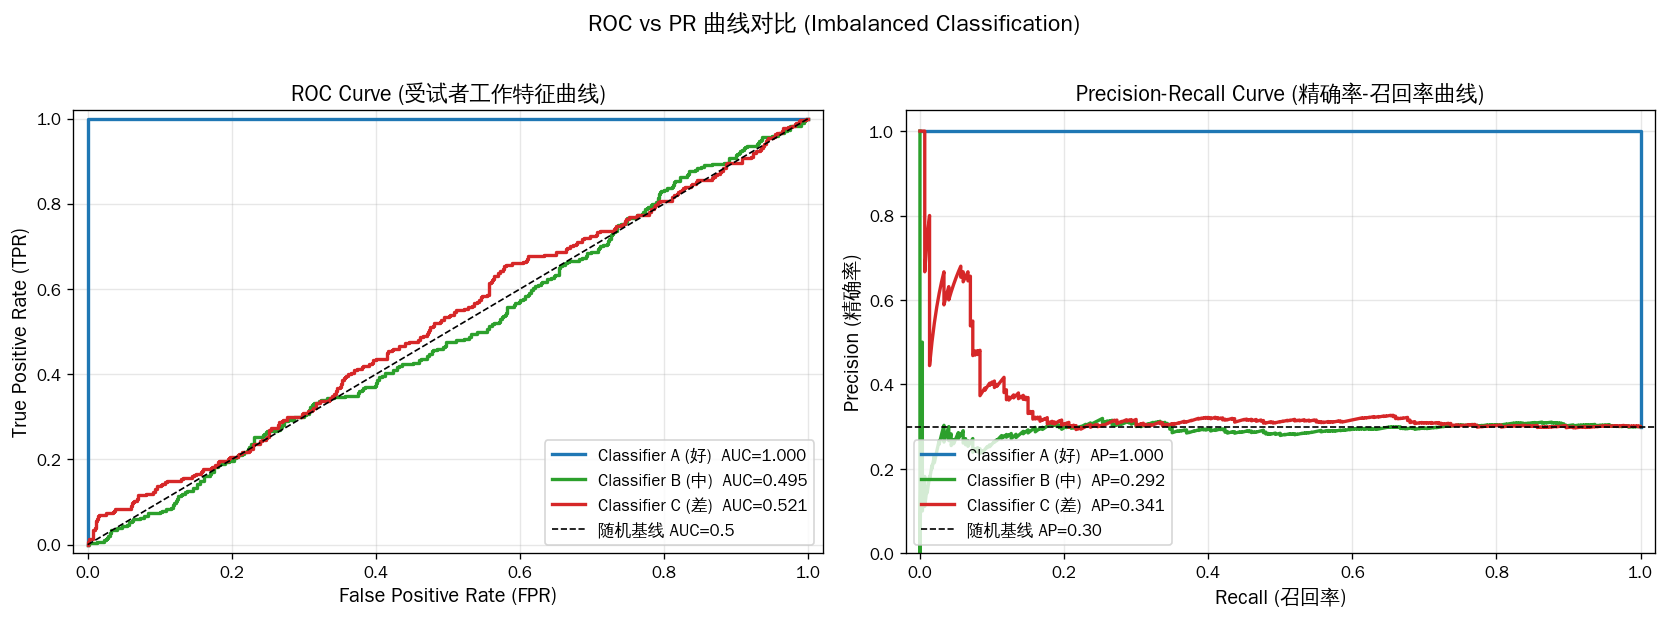

Python code for this plot:
"""
2-3 ROC 曲线、PR 曲线与 AUC
============================
- 左图：3 个分类器的 ROC 曲线 + AUC
- 右图：3 个分类器的 Precision-Recall 曲线 + AP
- 底部：展示阈值移动的混淆矩阵
"""
import numpy as np
import matplotlib.pyplot as plt
import matplotlib as mpl

mpl.rcParams['font.sans-serif'] = ['Noto Sans CJK SC', 'WenQuanYi Zen Hei', 'SimHei', 'DejaVu Sans']
mpl.rcParams['axes.unicode_minus'] = False

np.random.seed(42)
n_samples = 1000

def make_scores(n, pos_rate, sep, noise=0.1):
    n_pos = int(n * pos_rate)
    n_neg = n - n_pos
    pos_scores = np.clip(sep + np.random.randn(n_pos) * noise, 0, 1)
    neg_scores = np.clip(np.random.rand(n_neg) * (1 - sep), 0, 1)
    y_true = np.array([1]*n_pos + [0]*n_neg)
    y_score = np.concatenate([pos_scores, neg_scores])
    idx = np.random.permutation(n)
    return y_true[idx], y_score[idx]

y1, s1 = make_scores(n_samples, 0.3, sep=0.85)
y2, s2 = make_scores(n_samples, 0.3, sep=0.70)
y3, s3 = make_scores(n_samples, 0.3, sep=0.55)

classifiers = [
    ('Classifier A (好)', s1, '#1f77b4'),
    ('Classifier B (中)', s2, '#2ca02c'),
    ('Classifier C (差)', s3, '#d62728'),
]

def roc_curve_manual(y_true, y_score):
    thresholds = np.sort(np.unique(y_score))[::-1]
    tpr_list, fpr_list = [0.0], [0.0]
    P = np.sum(y_true == 1)
    N = np.sum(y_true == 0)
    for thr in thresholds:
        y_pred = (y_score >= thr).astype(int)
        tp = np.sum((y_pred == 1) & (y_true == 1))
        fp = np.sum((y_pred == 1) & (y_true == 0))
        tpr_list.append(tp / P if P > 0 else 0)
        fpr_list.append(fp / N if N > 0 else 0)
    tpr_list.append(1.0)
    fpr_list.append(1.0)
    return np.array(fpr_list), np.array(tpr_list)

def auc_manual(fpr, tpr):
    return float(np.trapezoid(tpr, fpr))

def pr_curve_manual(y_true, y_score):
    order = np.argsort(-y_score)
    y_true_sorted = y_true[order]
    tp_cum = np.cumsum(y_true_sorted == 1)
    fp_cum = np.cumsum(y_true_sorted == 0)
    total_pos = np.sum(y_true == 1)
    precision = tp_cum / (tp_cum + fp_cum + 1e-10)
    recall = tp_cum / (total_pos + 1e-10)
    precision = np.concatenate([[1.0], precision])
    recall = np.concatenate([[0.0], recall])
    return recall, precision

def ap_manual(recall, precision):
    return float(np.trapezoid(precision, recall))

fig, axes = plt.subplots(1, 2, figsize=(14, 5))

ax = axes[0]
for name, score, color in classifiers:
    fpr, tpr = roc_curve_manual(y1, score)
    roc_auc = auc_manual(fpr, tpr)
    ax.plot(fpr, tpr, color=color, lw=2, label=f'{name}  AUC={roc_auc:.3f}')
ax.plot([0, 1], [0, 1], 'k--', lw=1, label='随机基线 AUC=0.5')
ax.set_xlim([-0.02, 1.02])
ax.set_ylim([-0.02, 1.02])
ax.set_xlabel('False Positive Rate (FPR)', fontsize=12)
ax.set_ylabel('True Positive Rate (TPR)', fontsize=12)
ax.set_title('ROC Curve (受试者工作特征曲线)', fontsize=13)
ax.legend(loc='lower right', fontsize=10)
ax.grid(True, alpha=0.3)

ax = axes[1]
for name, score, color in classifiers:
    recall, precision = pr_curve_manual(y1, score)
    ap = ap_manual(recall, precision)
    ax.plot(recall, precision, color=color, lw=2, label=f'{name}  AP={ap:.3f}')
baseline = 0.3
ax.axhline(baseline, color='k', linestyle='--', lw=1, label=f'随机基线 AP={baseline:.2f}')
ax.set_xlim([-0.02, 1.02])
ax.set_ylim([0, 1.05])
ax.set_xlabel('Recall (召回率)', fontsize=12)
ax.set_ylabel('Precision (精确率)', fontsize=12)
ax.set_title('Precision-Recall Curve (精确率-召回率曲线)', fontsize=13)
ax.legend(loc='lower left', fontsize=10)
ax.grid(True, alpha=0.3)

fig.suptitle('ROC vs PR 曲线对比 (Imbalanced Classification)',
             fontsize=14, fontweight='bold', y=1.02)
plt.tight_layout()
plt.savefig('/home/david/AI-Tutorial/assets/figures/2-3-roc-pr-curves.png',
            dpi=120, bbox_inches='tight', facecolor='white')
print("Saved: 2-3-roc-pr-curves.png")
